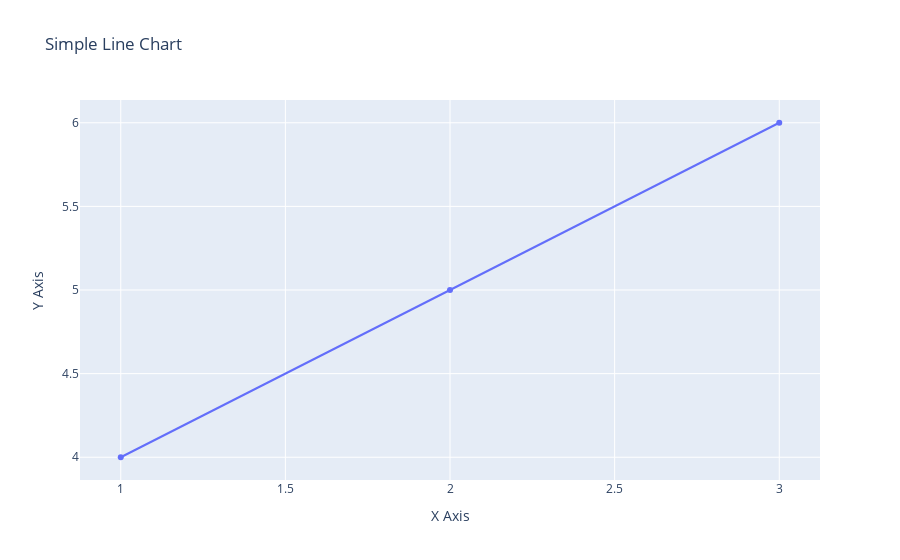

This figure's notebook cell:
### Code cell
#customize and save the line chart
fig.update_layout(title="Simple Line Chart", xaxis_title="X Axis", yaxis_title="Y Axis")
fig.write_image("plots/04_custom_linechart.png")
fig.show()

### Figure 1 — Plotly figure (JSON) as saved in the notebook; plotly's stock layout.template omitted (floating-point values rounded to 4 significant figures)
{"data": [{"mode": "lines+markers", "type": "scatter", "x": [1, 2, 3], "y": [4, 5, 6]}], "layout": {"title": {"text": "Simple Line Chart"}, "xaxis": {"title": {"text": "X Axis"}}, "yaxis": {"title": {"text": "Y Axis"}}}}
